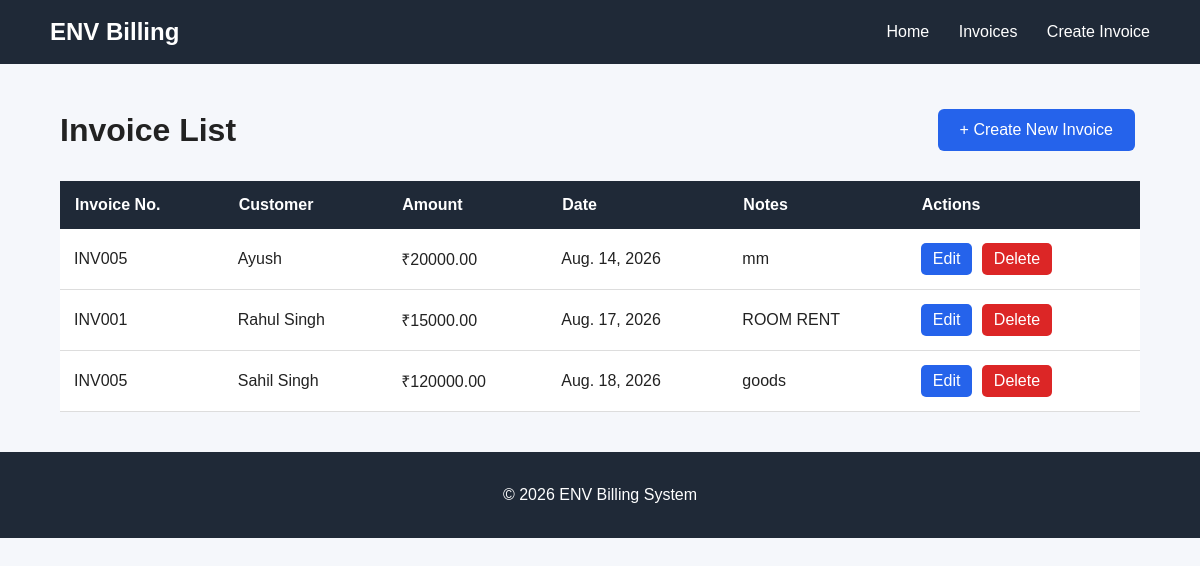
Screenshot of /invoices/ with the database file from the repository.
### invoices/models.py (models this page shows, shortened)
class Invoice(models.Model):
    customer_name = models.CharField(max_length=200)
    invoice_number = models.CharField(max_length=50)
    amount = models.DecimalField(max_digits=10, decimal_places=2)
    date_created = models.DateField(auto_now_add=True)
    is_paid = models.BooleanField(default=False)
    notes = models.TextField(blank=True)

### invoices/views.py (the view)
# urls.py: path('',views.invoice_list,name='invoice_list'),
def invoice_list(request):
    invoices = Invoice.objects.all()
    return render(
        request,
        'invoices/invoice_list.html',
        {'invoices': invoices}
    )

### invoices/templates/invoices/invoice_list.html (shortened to what this page needs)
<!DOCTYPE html>
<html lang="en">
<head>
    {% load static %}
    <link rel="stylesheet"
          href="{% static 'invoices/style.css' %}">
</head>
<body>
    <nav>
        <h2>ENV Billing</h2>
        <div>
            <a href="{% url 'home' %}">
                Home
            </a>
            <a href="{% url 'invoice_list' %}">
                Invoices
            </a>
            <a href="{% url 'create_invoice' %}">
                Create Invoice
            </a>
        </div>
    </nav>
    <div class="invoice-container">
        <div class="invoice-header">
            <h1>Invoice List</h1>
            <a href="{% url 'create_invoice' %}"
               class="btn primary">
                + Create New Invoice
            </a>
        </div>
        <table>
            <thead>
                <tr>
                    <th>Invoice No.</th>
                    <th>Customer</th>
                    <th>Amount</th>
                    <th>Date</th>
                    <th>Notes</th>
                    <th>Actions</th>
                </tr>
            </thead>
            <tbody>
                {% for invoice in invoices %}
                <tr>
                    <td>
                        {{ invoice.invoice_number }}
                    </td>
                    <td>
                        {{ invoice.customer_name }}
                    </td>
                    <td>
                        ₹{{ invoice.amount }}
                    </td>
                    <td>
                        {{ invoice.date_created }}
                    </td>
                    <td>
                        {{ invoice.notes }}
                    </td>
                    <td>
                        <a href="{% url 'invoice_update' invoice.id %}"
                           class="edit-btn">
                            Edit
                        </a>
                        <a href="{% url 'invoice_delete' invoice.id %}"
                           class="delete-btn">
                            Delete
                        </a>
                    </td>
                </tr>
                {% empty %}
                <tr>
                    <td colspan="6">
                        No invoices available.
                    </td>
                </tr>
                {% endfor %}
            </tbody>
        </table>
    </div>
    <footer>
        <p>
            © 2026 ENV Billing System
        </p>
    </footer>
</body>
</html>

### invoices/static/invoices/style.css (style rules this page uses)
body { margin: 0; font-family: Arial, sans-serif; background-color: #f5f7fb; color: #222; }
nav { background-color: #1f2937; padding: 18px 50px; display: flex; justify-content: space-between; align-items: center; }
nav h2 { color: white; margin: 0; }
nav a { color: white; text-decoration: none; margin-left: 25px; }
.btn { display: inline-block; padding: 12px 22px; margin: 5px; text-decoration: none; border-radius: 6px; }
.primary { background-color: #2563eb; color: white; }
footer { background-color: #1f2937; color: white; text-align: center; padding: 18px; margin-top: 20px; }
.invoice-container { width: 90%; max-width: 1200px; margin: 40px auto; }
.invoice-header { display: flex; justify-content: space-between; align-items: center; margin-bottom: 25px; }
.invoice-header h1 { margin: 0; }
table { width: 100%; border-collapse: collapse; background-color: white; }
th { background-color: #1f2937; color: white; padding: 15px; text-align: left; }
td { padding: 14px; border-bottom: 1px solid #ddd; }
.edit-btn, .delete-btn { display: inline-block; padding: 7px 12px; text-decoration: none; border-radius: 5px; margin-right: 5px; }
.edit-btn { background-color: #2563eb; color: white; }
.delete-btn { background-color: #dc2626; color: white; }

### rows the page displays
Invoice: invoice_number "INV005", customer_name "Ayush", amount "20000.00", date_created "Aug. 14, 2026", notes "mm"
Invoice: invoice_number "INV001", customer_name "Rahul Singh", amount "15000.00", date_created "Aug. 17, 2026", notes "ROOM RENT"
Invoice: invoice_number "INV005", customer_name "Sahil Singh", amount "120000.00", date_created "Aug. 18, 2026", notes "goods"
